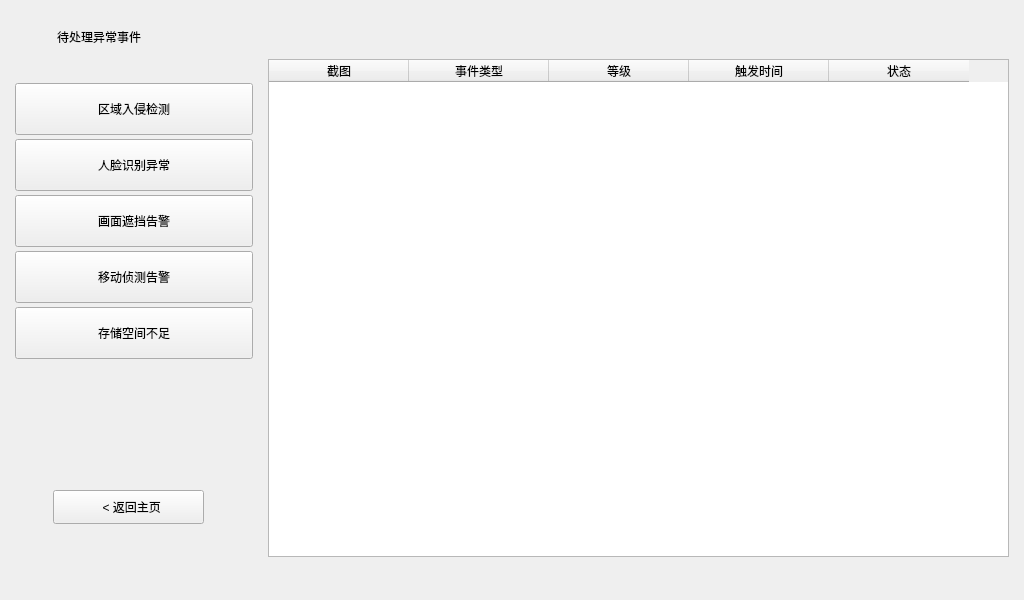
<?xml version="1.0" encoding="UTF-8"?>
<ui version="4.0">
 <class>unusual</class>
 <widget class="QWidget" name="unusual">
  <property name="geometry">
   <rect>
    <x>0</x>
    <y>0</y>
    <width>1024</width>
    <height>600</height>
   </rect>
  </property>
  <property name="windowTitle">
   <string>异常事件处理</string>
  </property>
  <property name="styleSheet">
   <string notr="true">
QWidget#unusual {
    background-color: #d6e8f5;
    border-radius: 16px;
    font-family: &quot;Helvetica Neue&quot;,&quot;PingFang SC&quot;,&quot;Microsoft YaHei&quot;,sans-serif;
}
QFrame#leftCard, QFrame#rightCard {
    background: #ffffff;
}
QWidget#leftTitleBar, QWidget#rightTitleBar {
    background-color: #1a7bbd;
}
QLabel#leftTitleText, QLabel#rightTitleText {
    color: #ffffff;
    font-size: 14px;
    font-weight: 600;
    background: transparent;
    letter-spacing: 1px;
}
QLabel#countText {
    color: rgba(255,255,255,0.8);
    font-size: 12px;
    font-weight: 400;
    background: transparent;
}
QLabel#badgeTotal {
    background: #ff3b30;
    color: #ffffff;
    font-size: 12px;
    font-weight: bold;
    border-radius: 12px;
    padding: 2px 8px;
}
/* 分类按钮 - 默认态 */
QPushButton#catBtn1, QPushButton#catBtn2, QPushButton#catBtn3,
QPushButton#catBtn4, QPushButton#catBtn5 {
    background: transparent;
    border: none;
    border-radius: 0px;
    text-align: left;
    font-size: 13px;
    font-weight: 600;
    color: #333333;
    padding-left: 52px;
    padding-top: 6px;
}
QPushButton#catBtn1:hover, QPushButton#catBtn2:hover, QPushButton#catBtn3:hover,
QPushButton#catBtn4:hover, QPushButton#catBtn5:hover {
    background: #eef4fa;
}
    color: #888888;
    font-size: 11px;
    background: transparent;
}
/* 分类徽标 - 颜色在代码中设置，这里只定义样式基类 */
QLabel#badge1, QLabel#badge2 {
    background: #ff3b30;
    color: #ffffff;
    font-size: 11px;
    font-weight: bold;
    border-radius: 10px;
    padding: 1px 7px;
}
QLabel#badge3, QLabel#badge4 {
    background: #ff9500;
    color: #ffffff;
    font-size: 11px;
    font-weight: bold;
    border-radius: 10px;
    padding: 1px 7px;
}
QLabel#badge5 {
    background: #007aff;
    color: #ffffff;
    font-size: 11px;
    font-weight: bold;
    border-radius: 10px;
    padding: 1px 7px;
}
/* 指示色条 */
QLabel#ind1, QLabel#ind2 { background: #ff3b30; }
QLabel#ind3, QLabel#ind4 { background: #ff9500; }
QLabel#ind5 { background: #007aff; }
/* 表格 */
QHeaderView::section {
    background: #f2f4f7;
    color: #555555;
    font-size: 12px;
    font-weight: 600;
    border: none;
    border-bottom: 1px solid #e0e0e0;
    padding: 10px 8px;
}
QTableWidget#eventTable {
    background: #ffffff;
    border: none;
    font-size: 12px;
    color: #333333;
    gridline-color: #f0f0f0;
    selection-background-color: #e8f0fe;
}
QTableWidget#eventTable::item {
    padding: 8px;
    border-bottom: 1px solid #f0f0f0;
}
/* 返回按钮 - 简约线条风格 */
QPushButton#backBt {
    background: transparent;
    border: 1px solid rgba(26,123,189,0.25);
    border-radius: 14px;
    color: #1a7bbd;
    font-size: 12px;
    font-weight: 500;
    text-align: center;
}
QPushButton#backBt:hover {
    background: rgba(26,123,189,0.06);
    border-color: rgba(26,123,189,0.5);
}
   </string>
  </property>
  <widget class="QFrame" name="leftCard">
   <property name="geometry">
    <rect>
     <x>15</x>
     <y>15</y>
     <width>238</width>
     <height>542</height>
    </rect>
   </property>
   <widget class="QWidget" name="leftTitleBar" native="true">
    <property name="geometry">
     <rect>
      <x>0</x>
      <y>0</y>
      <width>238</width>
      <height>44</height>
     </rect>
    </property>
    <widget class="QLabel" name="docIcon">
     <property name="geometry">
      <rect>
       <x>12</x>
       <y>10</y>
       <width>24</width>
       <height>24</height>
      </rect>
     </property>
     <property name="text">
      <string/>
     </property>
     <property name="pixmap">
      <pixmap resource="images.qrc">:/images/icon_doc.svg</pixmap>
     </property>
     <property name="scaledContents">
      <bool>true</bool>
     </property>
    </widget>
    <widget class="QLabel" name="leftTitleText">
     <property name="geometry">
      <rect>
       <x>42</x>
       <y>6</y>
       <width>140</width>
       <height>32</height>
      </rect>
     </property>
     <property name="text">
      <string>待处理异常事件</string>
     </property>
    </widget>
    <widget class="QLabel" name="badgeTotal">
     <property name="geometry">
      <rect>
       <x>194</x>
       <y>10</y>
       <width>30</width>
       <height>24</height>
      </rect>
     </property>
     <property name="text">
      <string/>
     </property>
     <property name="alignment">
      <set>Qt::AlignCenter</set>
     </property>
    </widget>
   </widget>
   <widget class="QLabel" name="ind1">
    <property name="geometry">
     <rect>
      <x>0</x>
      <y>68</y>
      <width>4</width>
      <height>52</height>
     </rect>
    </property>
    <property name="text">
     <string/>
    </property>
   </widget>
   <widget class="QLabel" name="catIcon1">
    <property name="geometry">
     <rect>
      <x>16</x>
      <y>82</y>
      <width>28</width>
      <height>28</height>
     </rect>
    </property>
    <property name="text">
     <string/>
    </property>
    <property name="pixmap">
     <pixmap resource="images.qrc">:/images/icon_alert.svg</pixmap>
    </property>
    <property name="scaledContents">
     <bool>true</bool>
    </property>
   </widget>
   <widget class="QPushButton" name="catBtn1">
    <property name="geometry">
     <rect>
      <x>0</x>
      <y>68</y>
      <width>238</width>
      <height>52</height>
     </rect>
    </property>
    <property name="text">
     <string>区域入侵检测</string>
    </property>
   </widget>
   <widget class="QLabel" name="badge1">
    <property name="geometry">
     <rect>
      <x>192</x>
      <y>84</y>
      <width>28</width>
      <height>22</height>
     </rect>
    </property>
    <property name="text">
     <string/>
    </property>
    <property name="alignment">
     <set>Qt::AlignCenter</set>
    </property>
   </widget>
   <widget class="QLabel" name="ind2">
    <property name="geometry">
     <rect>
      <x>0</x>
      <y>124</y>
      <width>4</width>
      <height>52</height>
     </rect>
    </property>
    <property name="text">
     <string/>
    </property>
   </widget>
   <widget class="QLabel" name="catIcon2">
    <property name="geometry">
     <rect>
      <x>16</x>
      <y>138</y>
      <width>28</width>
      <height>28</height>
     </rect>
    </property>
    <property name="text">
     <string/>
    </property>
    <property name="pixmap">
     <pixmap resource="images.qrc">:/images/icon_alert.svg</pixmap>
    </property>
    <property name="scaledContents">
     <bool>true</bool>
    </property>
   </widget>
   <widget class="QPushButton" name="catBtn2">
    <property name="geometry">
     <rect>
      <x>0</x>
      <y>124</y>
      <width>238</width>
      <height>52</height>
     </rect>
    </property>
    <property name="text">
     <string>人脸识别异常</string>
    </property>
   </widget>
   <widget class="QLabel" name="badge2">
    <property name="geometry">
     <rect>
      <x>192</x>
      <y>140</y>
      <width>28</width>
      <height>22</height>
     </rect>
    </property>
    <property name="text">
     <string/>
    </property>
    <property name="alignment">
     <set>Qt::AlignCenter</set>
    </property>
   </widget>
   <widget class="QLabel" name="ind3">
    <property name="geometry">
     <rect>
      <x>0</x>
      <y>180</y>
      <width>4</width>
      <height>52</height>
     </rect>
    </property>
    <property name="text">
     <string/>
    </property>
   </widget>
   <widget class="QLabel" name="catIcon3">
    <property name="geometry">
     <rect>
      <x>16</x>
      <y>194</y>
      <width>28</width>
      <height>28</height>
     </rect>
    </property>
    <property name="text">
     <string/>
    </property>
    <property name="pixmap">
     <pixmap resource="images.qrc">:/images/icon_warning.svg</pixmap>
    </property>
    <property name="scaledContents">
     <bool>true</bool>
    </property>
   </widget>
   <widget class="QPushButton" name="catBtn3">
    <property name="geometry">
     <rect>
      <x>0</x>
      <y>180</y>
      <width>238</width>
      <height>52</height>
     </rect>
    </property>
    <property name="text">
     <string>画面遮挡告警</string>
    </property>
   </widget>
   <widget class="QLabel" name="badge3">
    <property name="geometry">
     <rect>
      <x>192</x>
      <y>196</y>
      <width>28</width>
      <height>22</height>
     </rect>
    </property>
    <property name="text">
     <string/>
    </property>
    <property name="alignment">
     <set>Qt::AlignCenter</set>
    </property>
   </widget>
   <widget class="QLabel" name="ind4">
    <property name="geometry">
     <rect>
      <x>0</x>
      <y>236</y>
      <width>4</width>
      <height>52</height>
     </rect>
    </property>
    <property name="text">
     <string/>
    </property>
   </widget>
   <widget class="QLabel" name="catIcon4">
    <property name="geometry">
     <rect>
      <x>16</x>
      <y>250</y>
      <width>28</width>
      <height>28</height>
     </rect>
    </property>
    <property name="text">
     <string/>
    </property>
    <property name="pixmap">
     <pixmap resource="images.qrc">:/images/icon_warning.svg</pixmap>
    </property>
    <property name="scaledContents">
     <bool>true</bool>
    </property>
   </widget>
   <widget class="QPushButton" name="catBtn4">
    <property name="geometry">
     <rect>
      <x>0</x>
      <y>236</y>
      <width>238</width>
      <height>52</height>
     </rect>
    </property>
    <property name="text">
     <string>移动侦测告警</string>
    </property>
   </widget>
   <widget class="QLabel" name="badge4">
    <property name="geometry">
     <rect>
      <x>192</x>
      <y>252</y>
      <width>28</width>
      <height>22</height>
     </rect>
    </property>
    <property name="text">
     <string/>
    </property>
    <property name="alignment">
     <set>Qt::AlignCenter</set>
    </property>
   </widget>
   <widget class="QLabel" name="ind5">
    <property name="geometry">
     <rect>
      <x>0</x>
      <y>292</y>
      <width>4</width>
      <height>52</height>
     </rect>
    </property>
    <property name="text">
     <string/>
    </property>
   </widget>
   <widget class="QLabel" name="catIcon5">
    <property name="geometry">
     <rect>
      <x>16</x>
      <y>306</y>
      <width>28</width>
      <height>28</height>
     </rect>
    </property>
    <property name="text">
     <string/>
    </property>
    <property name="pixmap">
     <pixmap resource="images.qrc">:/images/icon_info.svg</pixmap>
    </property>
    <property name="scaledContents">
     <bool>true</bool>
    </property>
   </widget>
   <widget class="QPushButton" name="catBtn5">
    <property name="geometry">
     <rect>
      <x>0</x>
      <y>292</y>
      <width>238</width>
      <height>52</height>
     </rect>
    </property>
    <property name="text">
     <string>存储空间不足</string>
    </property>
   </widget>
   <widget class="QLabel" name="badge5">
    <property name="geometry">
     <rect>
      <x>192</x>
      <y>308</y>
      <width>28</width>
      <height>22</height>
     </rect>
    </property>
    <property name="text">
     <string/>
    </property>
    <property name="alignment">
     <set>Qt::AlignCenter</set>
    </property>
   </widget>
  </widget>
  <widget class="QFrame" name="rightCard">
   <property name="geometry">
    <rect>
     <x>268</x>
     <y>15</y>
     <width>741</width>
     <height>542</height>
    </rect>
   </property>
   <widget class="QWidget" name="rightTitleBar" native="true">
    <property name="geometry">
     <rect>
      <x>0</x>
      <y>0</y>
      <width>741</width>
      <height>44</height>
     </rect>
    </property>
    <widget class="QLabel" name="rightIcon">
     <property name="geometry">
      <rect>
       <x>14</x>
       <y>10</y>
       <width>24</width>
       <height>24</height>
      </rect>
     </property>
     <property name="text">
      <string/>
     </property>
     <property name="pixmap">
      <pixmap resource="images.qrc">:/images/icon_warning.svg</pixmap>
     </property>
     <property name="scaledContents">
      <bool>true</bool>
     </property>
    </widget>
    <widget class="QLabel" name="rightTitleText">
     <property name="geometry">
      <rect>
       <x>44</x>
       <y>6</y>
       <width>240</width>
       <height>32</height>
      </rect>
     </property>
     <property name="text">
      <string/>
     </property>
    </widget>
    <widget class="QLabel" name="countText">
     <property name="geometry">
      <rect>
       <x>660</x>
       <y>10</y>
       <width>70</width>
       <height>24</height>
      </rect>
     </property>
     <property name="text">
      <string/>
     </property>
     <property name="alignment">
      <set>Qt::AlignRight|Qt::AlignTrailing|Qt::AlignVCenter</set>
     </property>
    </widget>
   </widget>
   <widget class="QTableWidget" name="eventTable">
    <property name="geometry">
     <rect>
      <x>0</x>
      <y>44</y>
      <width>741</width>
      <height>498</height>
     </rect>
    </property>
    <property name="columnCount">
     <number>5</number>
    </property>
    <attribute name="horizontalHeaderDefaultSectionSize">
     <number>140</number>
    </attribute>
    <attribute name="horizontalHeaderMinimumSectionSize">
     <number>40</number>
    </attribute>
    <attribute name="horizontalHeaderShowSortIndicator" stdset="0">
     <bool>false</bool>
    </attribute>
    <attribute name="horizontalHeaderStretchLastSection">
     <bool>false</bool>
    </attribute>
    <column>
     <property name="text">
      <string>截图</string>
     </property>
    </column>
    <column>
     <property name="text">
      <string>事件类型</string>
     </property>
    </column>
    <column>
     <property name="text">
      <string>等级</string>
     </property>
    </column>
    <column>
     <property name="text">
      <string>触发时间</string>
     </property>
    </column>
    <column>
     <property name="text">
      <string>状态</string>
     </property>
    </column>
   </widget>
  </widget>
  <widget class="QPushButton" name="backBt">
   <property name="geometry">
    <rect>
     <x>53</x>
     <y>490</y>
     <width>151</width>
     <height>34</height>
    </rect>
   </property>
   <property name="text">
    <string>  &lt; 返回主页</string>
   </property>
  </widget>
 </widget>
 <layoutdefault spacing="6" margin="11"/>
 <resources>
  <include location="images.qrc"/>
 </resources>
 <connections/>
</ui>
